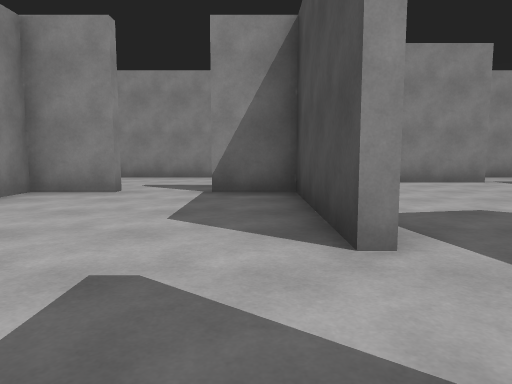
View 1 (above)

23 first-person views from a walk through a Unity game level. The camera is 1.2 m above the floor, tilts 6° down and sees 70° across. The floor is counted in squares, 2 m on a side. Each view is taken from the middle of a square. On the plan, view 1 faces up. The plan holds only what a view shows up to about 10 squares ahead; the rest is blank. The player character is not drawn.

View 2
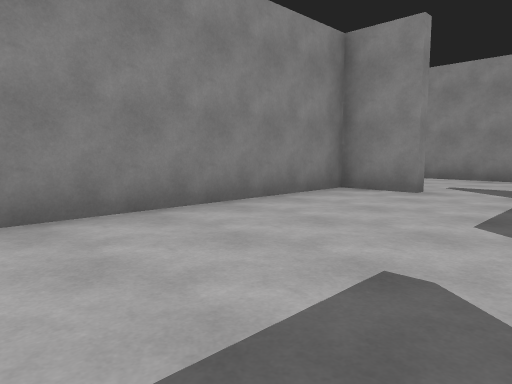

View 3
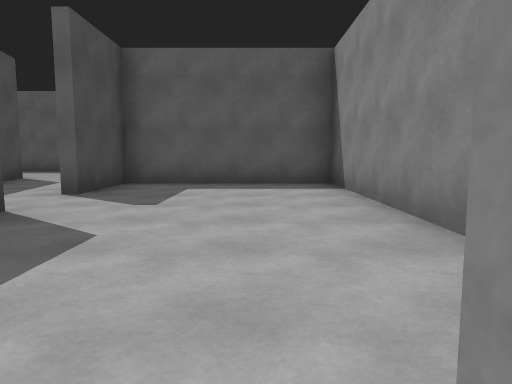

View 4
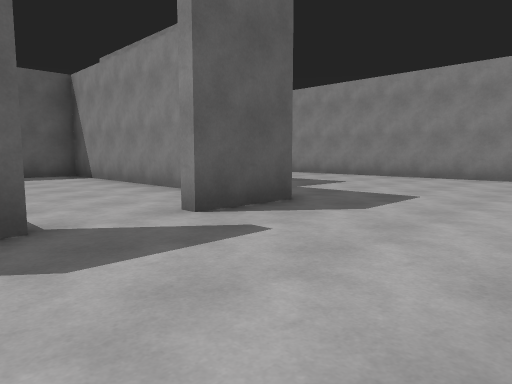

View 5
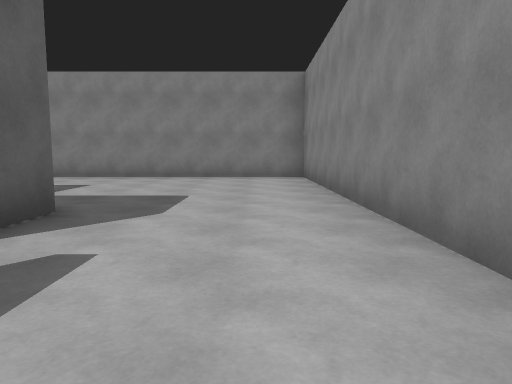

View 6
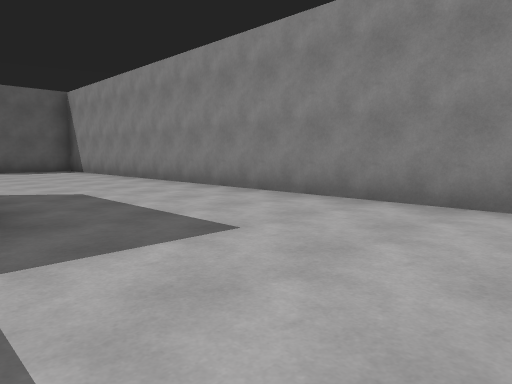

View 7
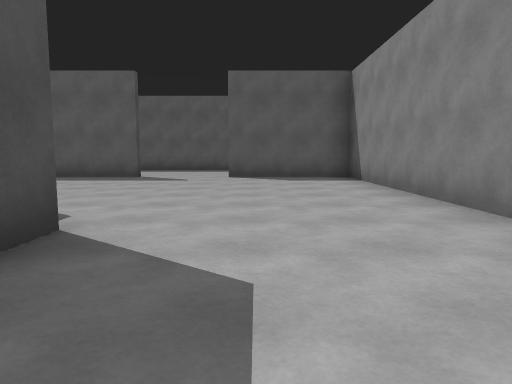

View 8
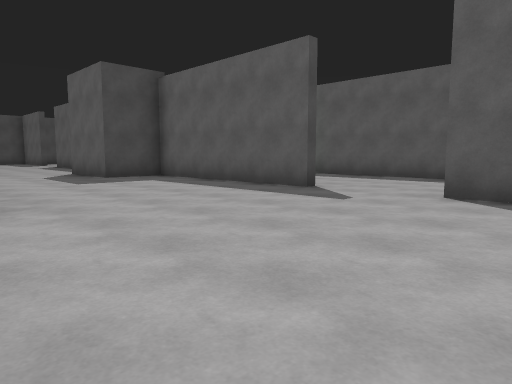

View 9
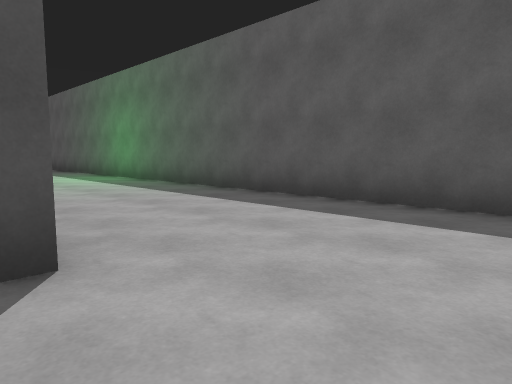

View 10
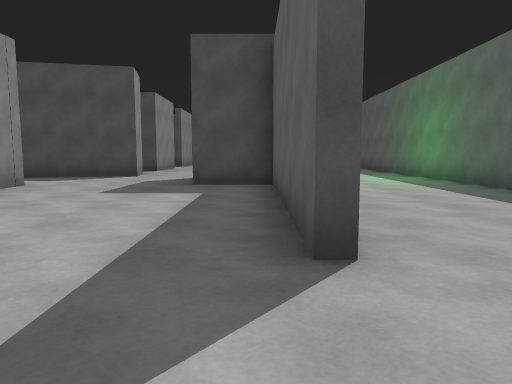

View 11
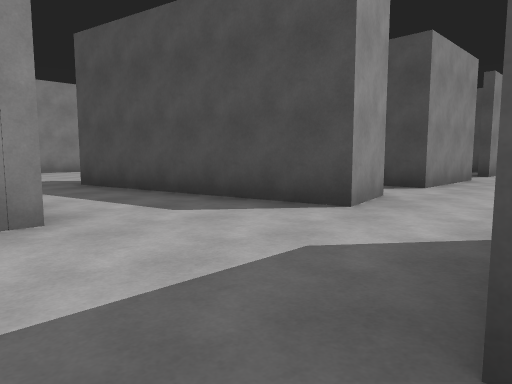

View 12
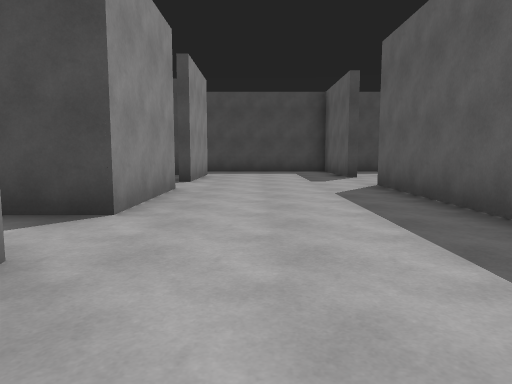

View 13
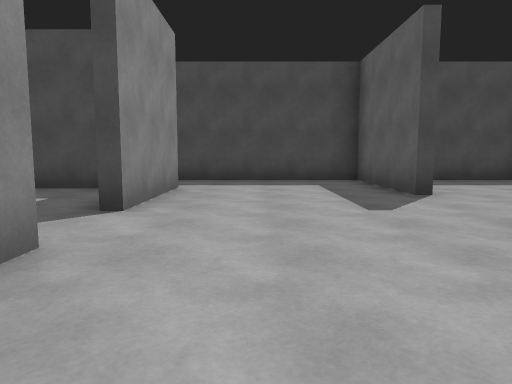

View 14
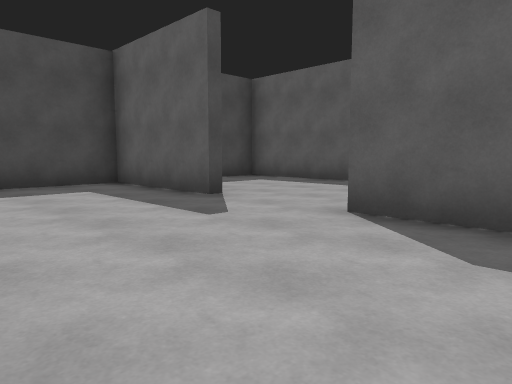

View 15
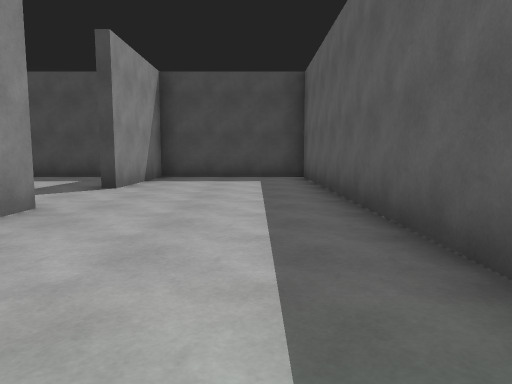

View 16
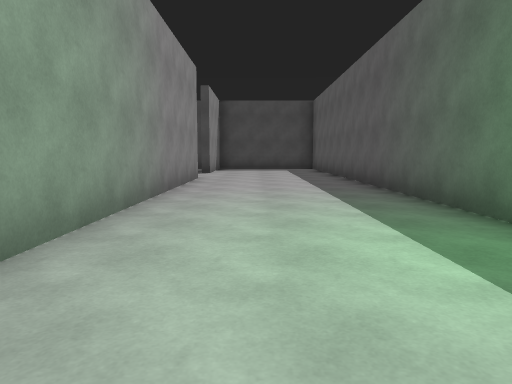

View 17
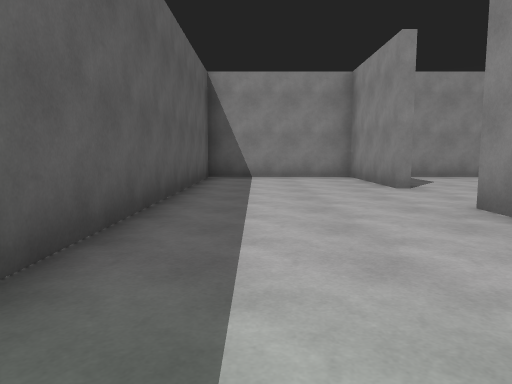

View 18
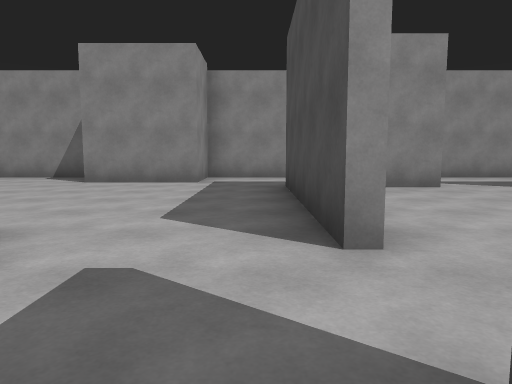

View 19
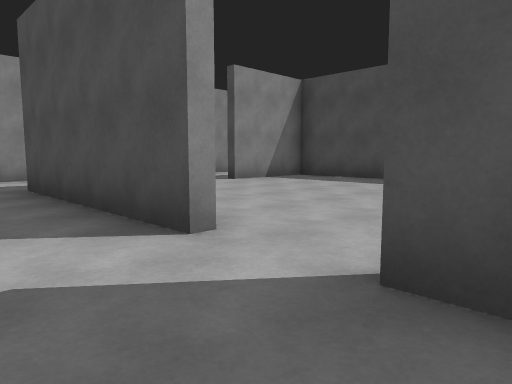

View 20
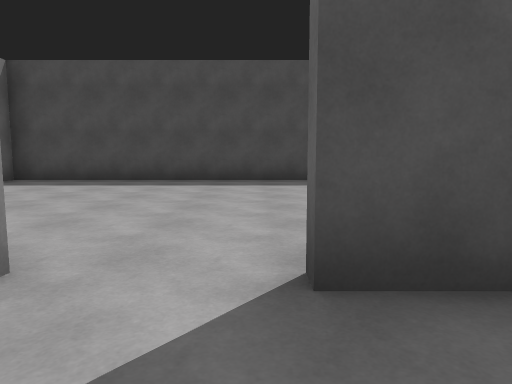

View 21
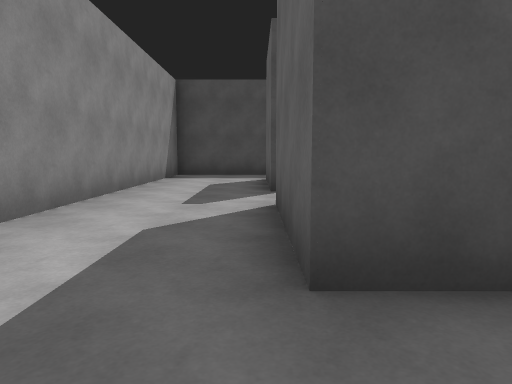

View 22
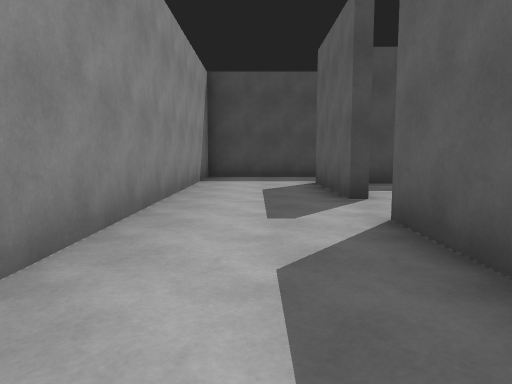

View 23
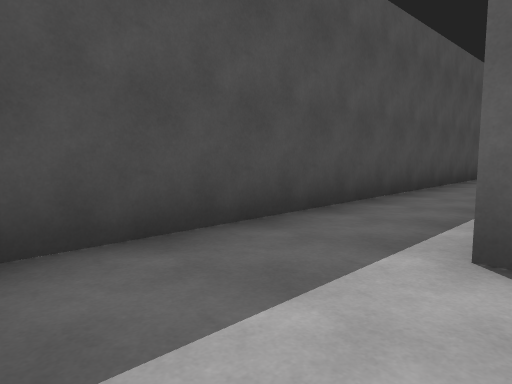

### Floor plan
Ten units are one square. View 1 is at (0, 0); x grows to the right and y downward. Boxes are objects, and circles mark ways between rooms. Rooms are numbered by the first view taken in them; rooms with no view inside come last. Other rooms are left out.
<svg viewBox="-99 -97 258 204">
<path fill="none" stroke="#000" d="M-21 -57 -35 -57 -35 14 6 14 6 -8M6 -21 6 -57 -8 -57M10 16 2 16M-34 66 -40 66M50 26 37 29 32 2M-40 63 11 63 11 48 25 48M-54 -1 -54 -9M62 63 100 63M-62 66 -94 66 -94 102 154 102 154 66 122 66M94 26 66 26M-39 -59 -21 -59M100 66 30 66M18 -92 -94 -92 -94 63 -62 63M122 63 154 63 154 35M136 26 108 26M66 -21 66 -68 94 -68M32 2 26 -24M108 -68 136 -68M66 26 66 -8M154 35 154 -92 48 -92 48 -76 24 -76M94 -65 82 -65M133 14 133 -65 108 -65"/>
<circle cx="-15" cy="-60" r="3" fill="#2a7"/>
<circle cx="10" cy="-15" r="3" fill="#2a7"/>
<circle cx="145" cy="25" r="3" fill="#2a7"/>
<circle cx="20" cy="0" r="3" fill="#2a7"/>
<circle cx="27" cy="-60" r="3" fill="#2a7"/>
<circle cx="60" cy="20" r="3" fill="#2a7"/>
<circle cx="100" cy="20" r="3" fill="#2a7"/>
<circle cx="100" cy="-70" r="3" fill="#2a7"/>
<circle cx="70" cy="-15" r="3" fill="#2a7"/>
<text x="-20" y="-30">1</text>
<text x="0" y="30">2</text>
<text x="60" y="-40">3</text>
<text x="100" y="-20">4</text>
</svg>
Room 1 opens to room 2. Room 1 opens to room 3. Room 2 opens to room 3. Room 2 opens to room 4. Room 3 opens to room 4.

Where each view was taken, in squares from view 1:
view 1: 0 up, 0 right, facing up
view 2: 0 up, 0 right, facing up-left
view 3: 6 up, 2 left, facing down
view 4: 9 up, 0 right, facing down-left
view 5: 8 up, 0 right, facing left
view 6: 7 up, 5 left, facing down-left
view 7: 3 up, 7 left, facing down
view 8: 1 down, 8 left, facing down-right
view 9: 6 down, 6 left, facing down-right
view 10: 6 down, 6 left, facing right
view 11: 5 down, 0 right, facing up-right
view 12: 4 down, 3 right, facing right
view 13: 4 down, 7 right, facing right
view 14: 3 down, 8 right, facing down-right
view 15: 9 down, 6 right, facing right
view 16: 8 down, 1 right, facing right
view 17: 9 down, 0 right, facing left
view 18: 0 up, 6 right, facing up
view 19: 0 up, 5 right, facing up-right
view 20: 1 up, 5 right, facing right
view 21: 7 up, 5 right, facing right
view 22: 8 up, 6 right, facing right
view 23: 9 up, 13 right, facing down-right
